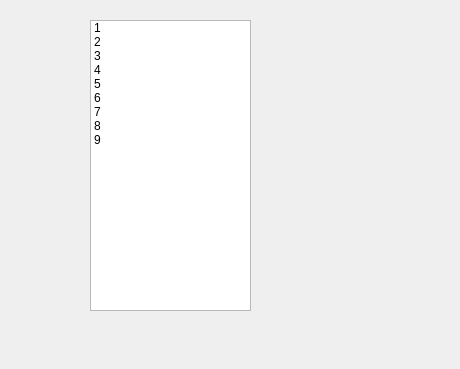
<?xml version="1.0" encoding="UTF-8"?>
<ui version="4.0">
 <class>Widget</class>
 <widget class="QWidget" name="Widget">
  <property name="geometry">
   <rect>
    <x>0</x>
    <y>0</y>
    <width>460</width>
    <height>369</height>
   </rect>
  </property>
  <property name="windowTitle">
   <string>Widget</string>
  </property>
  <widget class="QListWidget" name="m_pListWidget">
   <property name="geometry">
    <rect>
     <x>90</x>
     <y>20</y>
     <width>161</width>
     <height>291</height>
    </rect>
   </property>
   <item>
    <property name="text">
     <string>1</string>
    </property>
   </item>
   <item>
    <property name="text">
     <string>2</string>
    </property>
   </item>
   <item>
    <property name="text">
     <string>3</string>
    </property>
   </item>
   <item>
    <property name="text">
     <string>4</string>
    </property>
   </item>
   <item>
    <property name="text">
     <string>5</string>
    </property>
   </item>
   <item>
    <property name="text">
     <string>6</string>
    </property>
   </item>
   <item>
    <property name="text">
     <string>7</string>
    </property>
   </item>
   <item>
    <property name="text">
     <string>8</string>
    </property>
   </item>
   <item>
    <property name="text">
     <string>9</string>
    </property>
   </item>
  </widget>
 </widget>
 <layoutdefault spacing="6" margin="11"/>
 <resources/>
 <connections/>
</ui>
